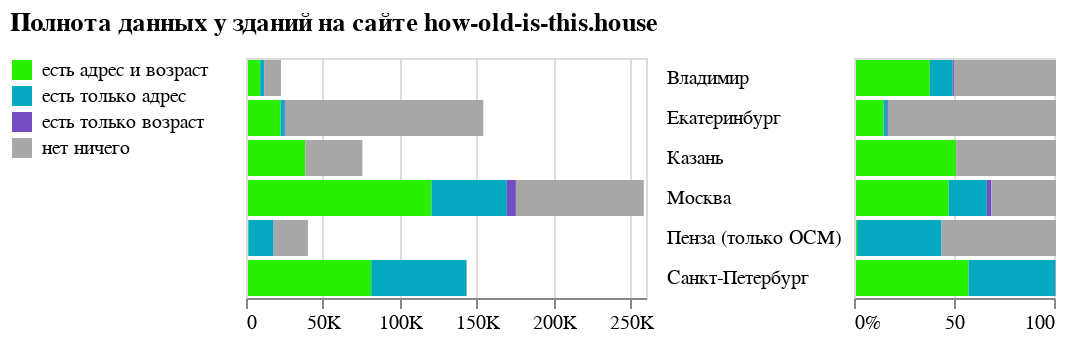

Write a Vega-Lite specification for this figure.
### Vega-Lite specification from a JSON file in a GitHub repository (floating-point values rounded to 4 significant figures)
{"$schema": "https://vega.github.io/schema/vega-lite/v5.json", "title": {"text": "Полнота данных у зданий на сайте how-old-is-this.house", "offset": 10, "align": "left", "anchor": "start"}, "data": {"values": [{"city": "Пенза (только ОСМ)", "category": "есть адрес и возраст", "value": 212}, {"city": "Пенза (только ОСМ)", "category": "есть только адрес", "value": 16437}, {"city": "Пенза (только ОСМ)", "category": "есть только возраст", "value": 19}, {"city": "Пенза (только ОСМ)", "category": "нет ничего", "value": 22292}, {"city": "Владимир", "category": "есть адрес и возраст", "value": 7904}, {"city": "Владимир", "category": "есть только адрес", "value": 2454}, {"city": "Владимир", "category": "есть только возраст", "value": 134}, {"city": "Владимир", "category": "нет ничего", "value": 10938}, {"city": "Екатеринбург", "category": "есть адрес и возраст", "value": 21135}, {"city": "Екатеринбург", "category": "есть только адрес", "value": 2752}, {"city": "Екатеринбург", "category": "есть только возраст", "value": 587}, {"city": "Екатеринбург", "category": "нет ничего", "value": 128486}, {"city": "Казань", "category": "есть адрес и возраст", "value": 37147}, {"city": "Казань", "category": "есть только адрес", "value": 32}, {"city": "Казань", "category": "есть только возраст", "value": 43}, {"city": "Казань", "category": "нет ничего", "value": 37124}, {"city": "Москва", "category": "есть адрес и возраст", "value": 119261}, {"city": "Москва", "category": "есть только адрес", "value": 48993}, {"city": "Москва", "category": "есть только возраст", "value": 5875}, {"city": "Москва", "category": "нет ничего", "value": 83148}, {"city": "Санкт-Петербург", "category": "есть адрес и возраст", "value": 80099}, {"city": "Санкт-Петербург", "category": "есть только адрес", "value": 61936}, {"city": "Санкт-Петербург", "category": "есть только возраст", "value": 66}, {"city": "Санкт-Петербург", "category": "нет ничего", "value": 251}]}, "hconcat": [{"width": 200, "mark": {"type": "bar", "xOffset": 1}, "encoding": {"x": {"aggregate": "sum", "field": "value", "axis": {"title": null, "labelExpr": "round(datum.value / 1000) + (datum.value > 0 ? 'K' : '')"}}, "y": {"field": "city", "axis": {"title": null, "orient": "right", "tickSize": 0, "labelPadding": 10, "domain": false}, "sort": {"field": "city"}}, "color": {"field": "category", "scale": {"domain": ["есть адрес и возраст", "есть только адрес", "есть только возраст", "нет ничего"], "range": ["#2BEF00", "#07A9C1", "#764CC2", "#A8A8A8"]}, "legend": {"title": null, "orient": "left"}}}}, {"width": 100, "mark": {"type": "bar", "xOffset": 1}, "encoding": {"x": {"aggregate": "sum", "field": "value", "stack": "normalize", "axis": {"title": null, "labelExpr": "datum.value * 100 + (datum.value === 0 ? '%' : '')"}}, "y": {"field": "city", "axis": null, "sort": {"field": "city"}}, "color": {"field": "category", "scale": {"domain": ["есть адрес и возраст", "есть только адрес", "есть только возраст", "нет ничего"], "range": ["#2BEF00", "#07A9C1", "#764CC2", "#A8A8A8"]}, "legend": {"title": null, "orient": "left"}}}}], "spacing": 5}
